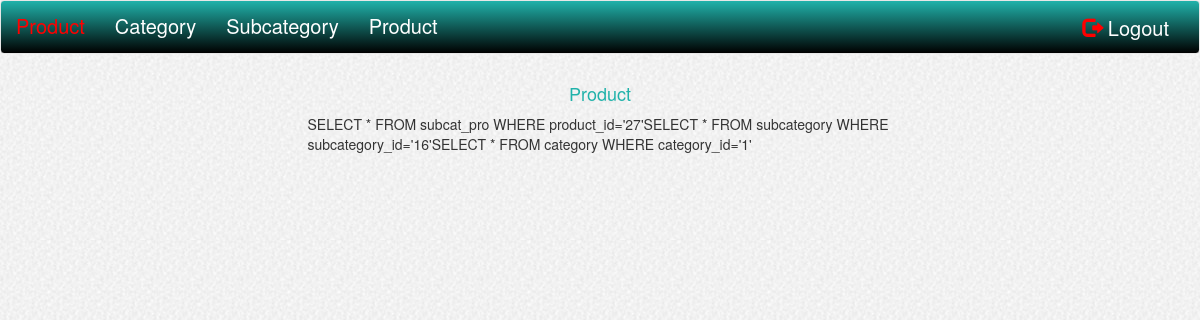
/viewproduct.php?product_id=27 (signed in), run on the app's committed database.
### tables this page shows
CREATE TABLE `subcat_pro` (
  `category_id` int(11) NOT NULL,
  `subcategory_id` int(10) NOT NULL,
  `product_id` int(10) NOT NULL
);

### viewproduct.php (the view, shortened to what this page needs)
<?php
include("header.php");
include("db-config.php");
?>
<div class="row">
<div class="col-sm-3"></div>
<div class="col-sm-6">
<h4 class="text-center" id="list">Product</h4>
<?php
	$productIDs = $_GET['product_id'];
	echo $sql7="SELECT * FROM subcat_pro WHERE product_id='".$productIDs."'";
	$res7=mysqli_query($conn, $sql7);
	$row_cat=mysqli_fetch_assoc($res7);
echo 	  $sql8="SELECT * FROM subcategory WHERE subcategory_id='".$row_cat['subcategory_id']."'";
 echo   $sql9="SELECT * FROM category WHERE category_id='".$row_cat['category_id']."'";die;
?>

### css/style.css (style rules this page uses)
#list { color:#20B2AA; }

### data on the page
subcat_pro: subcategory "SELECT * FROM subcategory WHERE subcategory_id='16'", category "SELECT * FROM category WHERE category_id='1'"

### other printed values
$sql7="SELECT * FROM subcat_pro WHERE product_id='".$productIDs."'" "SELECT * FROM subcat_pro WHERE product_id='27'"
